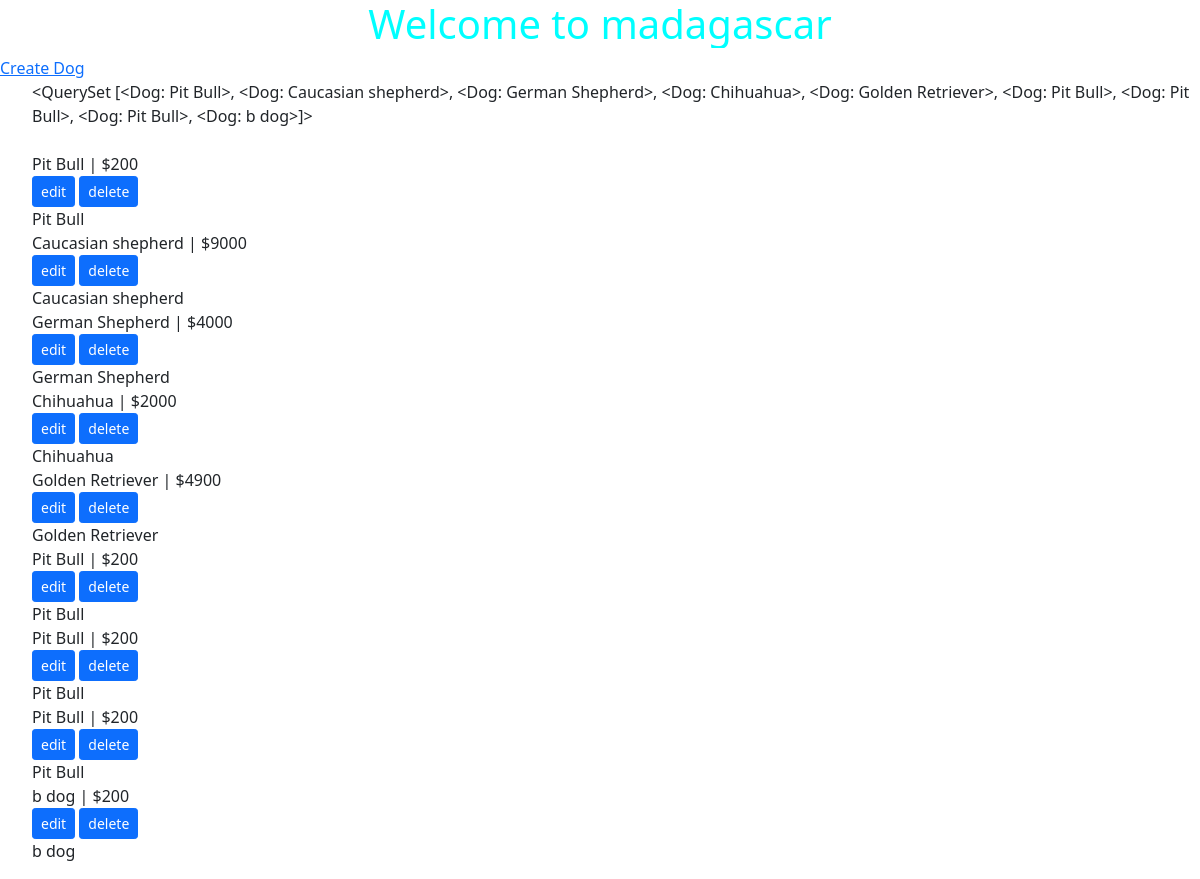
The page / on the database its author committed.
### core/models.py (models this page shows)
class Dog(models.Model):
    dog_choices = (
        ('Male', 'Male'),
        ('Female', 'Female')
    )
    breed = models.CharField(max_length=30)
    price = models.PositiveIntegerField()
    gender =  models.CharField(max_length=10, choices=dog_choices)
    is_spotted = models.BooleanField(default=False)
    def __str__(self):
        return self.breed

### core/views.py (the view)
# urls.py: path('',views.Home, name='home'),
def Home(request):
    dog = Dog.objects.all()
    return render(request, 'core/home.html', {'dogs': dog,})

### core/templates/core/home.html (shortened to what this page needs)
<!DOCTYPE html>
<html lang="en">
<head>
    {% load static %}
    <link rel="stylesheet" href="{% static 'style.css' %}">
    <link rel="stylesheet" href="{% static 'bootstrap.min.css'%}"
</head>
<body>
    <h1 class="title">Welcome to madagascar</h1>
    <a href="{% url 'create' %}">Create Dog</a>
<ul>
    <li>{{ dogs }}</li>
    <br>
    {% for dog in dogs %}
    <li> {{ dog.breed }} | ${{dog.price}} </li>
    <a class="btn btn-sm btn-primary " href="{% url 'update' dog.id %}">edit</a>
    <a class="btn btn-sm btn-primary " href="">delete</a>
     <li>{{ dog }}</li>
    {% endfor %}
</ul>
</body>
</html>

### core/static/style.css (style rules this page uses)
.title { color: aqua; text-align: center; }
* { overflow-x: hidden; }

### rows shown on the page
Dog: breed.breed "<QuerySet [<Dog: Pit Bull>, <Dog: Caucasian shepherd>, <Dog: German Shepherd>, <Dog: Chihuahua>, <Dog: Golden Retriever>, <Dog: Pit Bull>, <Dog: Pit Bull>, <Dog: Pit Bull>, <Dog: b dog>]>", breed "Pit Bull", price "200"
Dog: breed "Caucasian shepherd", price "9000"
Dog: breed "German Shepherd", price "4000"
Dog: breed "Chihuahua", price "2000"
Dog: breed "Golden Retriever", price "4900"
Dog: breed "Pit Bull", price "200"
Dog: breed "Pit Bull", price "200"
Dog: breed "Pit Bull", price "200"
Dog: breed "b dog", price "200"
